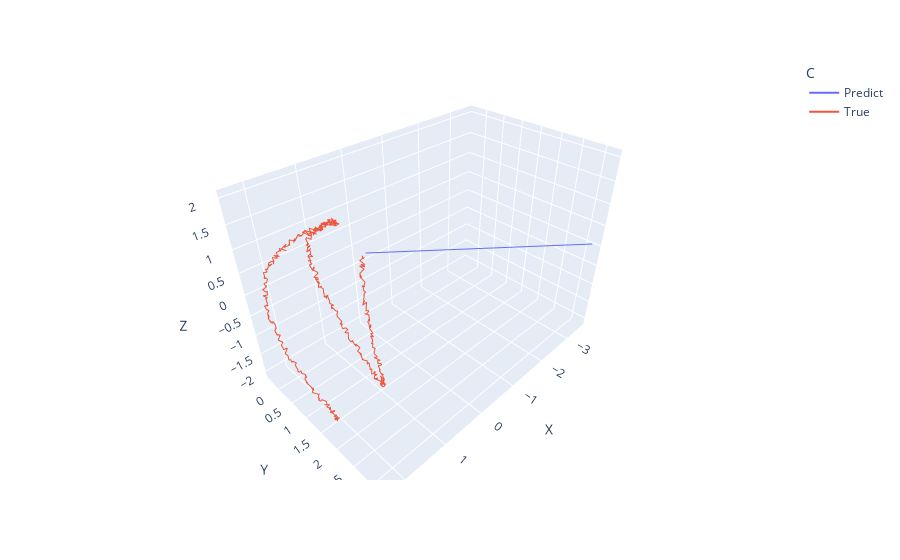

The notebook cell this image was saved under:
### Code cell
fig = px.line_3d(d, x="X", y="Y", z="Z", color='C')
# fig = px.scatter_3d(data, x="X", y="Y", z="Z")
fig.show()

### Figure 1 — Plotly figure (JSON) as saved in the notebook; plotly's stock layout.template omitted (floating-point values rounded to 4 significant figures; data arrays with more than 128 entries replaced by an {"elided": "..."} marker saying what was removed)
{"data": [{"hovertemplate": "C=Predict<br>X=%{x}<br>Y=%{y}<br>Z=%{z}<extra></extra>", "legendgroup": "Predict", "line": {"color": "#636efa", "dash": "solid"}, "marker": {"symbol": "circle"}, "mode": "lines", "name": "Predict", "scene": "scene", "showlegend": true, "type": "scatter3d", "x": {"elided": "490 float values"}, "y": {"elided": "490 float values"}, "z": {"elided": "490 float values"}}, {"hovertemplate": "C=True<br>X=%{x}<br>Y=%{y}<br>Z=%{z}<extra></extra>", "legendgroup": "True", "line": {"color": "#EF553B", "dash": "solid"}, "marker": {"symbol": "circle"}, "mode": "lines", "name": "True", "scene": "scene", "showlegend": true, "type": "scatter3d", "x": {"elided": "500 float values"}, "y": {"elided": "500 float values"}, "z": {"elided": "500 float values"}}], "layout": {"legend": {"title": {"text": "C"}, "tracegroupgap": 0}, "margin": {"t": 60}, "scene": {"domain": {"x": [0, 1], "y": [0, 1]}, "xaxis": {"title": {"text": "X"}}, "yaxis": {"title": {"text": "Y"}}, "zaxis": {"title": {"text": "Z"}}}}}
